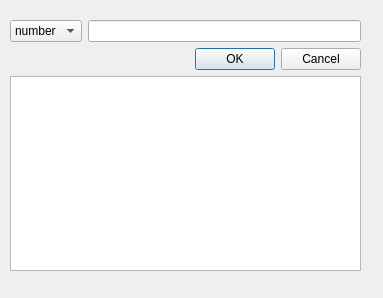
<?xml version="1.0" encoding="UTF-8"?>
<ui version="4.0">
 <class>Dialogsearch</class>
 <widget class="QDialog" name="Dialogsearch">
  <property name="geometry">
   <rect>
    <x>0</x>
    <y>0</y>
    <width>383</width>
    <height>298</height>
   </rect>
  </property>
  <property name="windowTitle">
   <string>Dialog</string>
  </property>
  <widget class="QWidget" name="layoutWidget">
   <property name="geometry">
    <rect>
     <x>10</x>
     <y>20</y>
     <width>351</width>
     <height>251</height>
    </rect>
   </property>
   <layout class="QVBoxLayout" name="verticalLayout">
    <item>
     <layout class="QHBoxLayout" name="horizontalLayout">
      <item>
       <widget class="QComboBox" name="comboBox">
        <item>
         <property name="text">
          <string>number</string>
         </property>
        </item>
        <item>
         <property name="text">
          <string>fio</string>
         </property>
        </item>
        <item>
         <property name="text">
          <string>group</string>
         </property>
        </item>
       </widget>
      </item>
      <item>
       <widget class="QLineEdit" name="lineEdit"/>
      </item>
     </layout>
    </item>
    <item>
     <widget class="QDialogButtonBox" name="buttonBox">
      <property name="standardButtons">
       <set>QDialogButtonBox::Cancel|QDialogButtonBox::Ok</set>
      </property>
     </widget>
    </item>
    <item>
     <widget class="QTableView" name="tableView"/>
    </item>
   </layout>
  </widget>
 </widget>
 <resources/>
 <connections/>
</ui>
